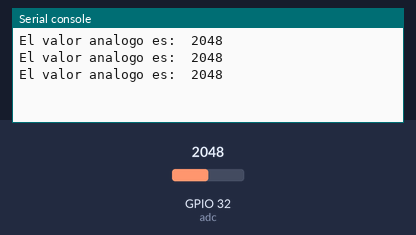
Recording of a program running on a simulated ESP32 board running MicroPython. Shown: the last lines printed to the serial console. Inputs (shaded band) come from the test bench; at power-on: GPIO 32 (adc) = 2048 (analog values on the 0–4095 scale).

Above: at 1.2 s.
1.3 s: GPIO 32 (adc) set to 2866
At 1.9 s:
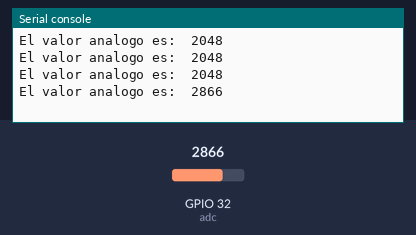
2.8 s: GPIO 32 (adc) set to 3603
At 3.4 s:
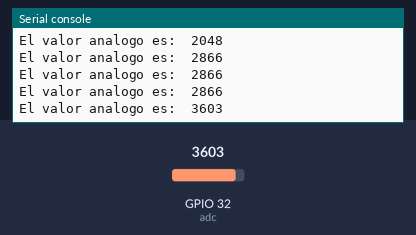
Timing chart, 0 to 5.8 s (numbered marks = the images above; inputs shaded):
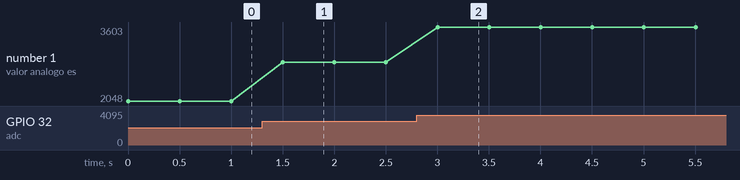

Measured:
- after the input at 1.3 s, the serial console: prints a new line after 0.20 s (image 1)
- after the input at 2.8 s, the serial console: prints a new line after 0.20 s (image 2)
- plotted number 1: 2048 → 2866 after the input at 1.3 s, 2866 → 3603 after the input at 2.8 s

The program:

ADC_ESP_32.py
```python
# Escribe tu código aquí :-)

from machine import ADC, Pin
import time

adc = ADC(Pin(32)) # Usamos el pin análogo 32

adc.atten(ADC.ATTN_11DB)

""" Otras combinaciones de atenuación
    ADC.ATTN_0DB : 1 volt max
    ADC.ATTN_2_5DB : 1.34 volt max
    ADC.ATTN_6DB : 2 volt max
    ADC.ATTN_11DB : 3.6 volt max
"""

while True:

    v = adc.read()
    print("El valor analogo es: ", v)
    time.sleep_ms(500)# Escribe tu código aquí :-)
```
